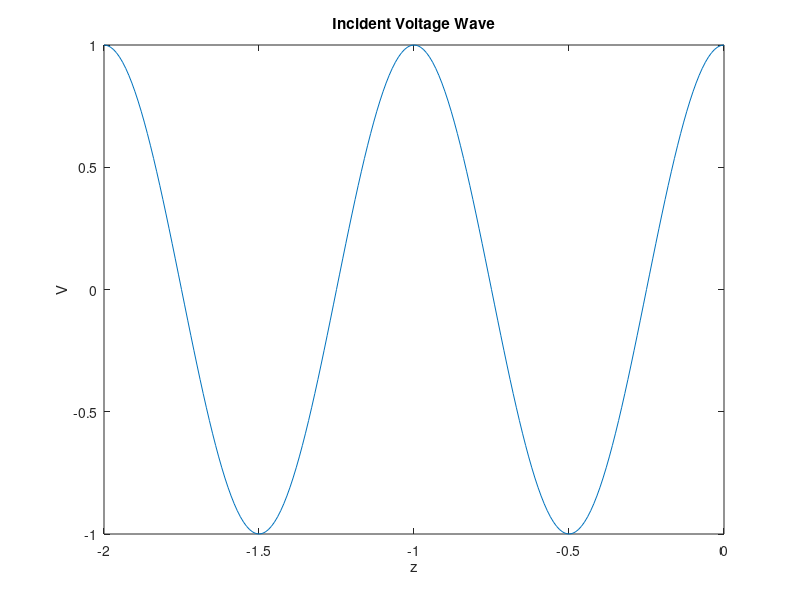
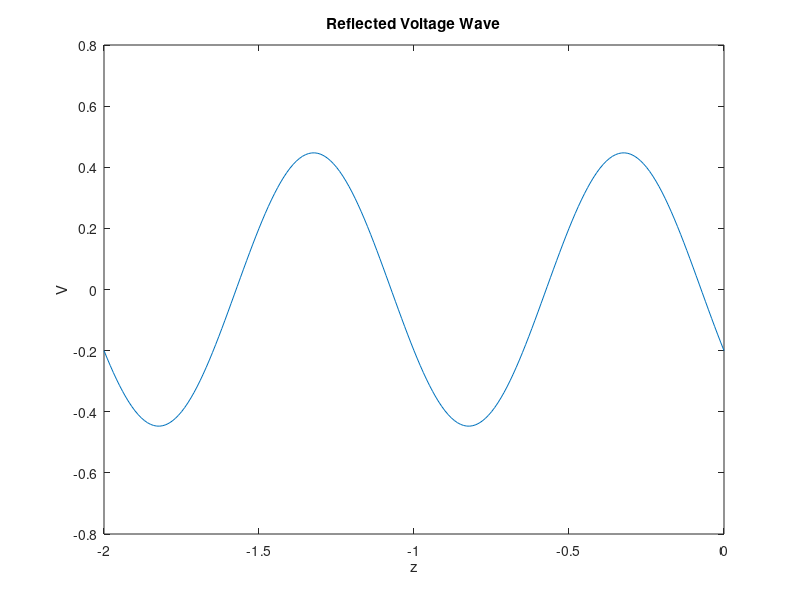
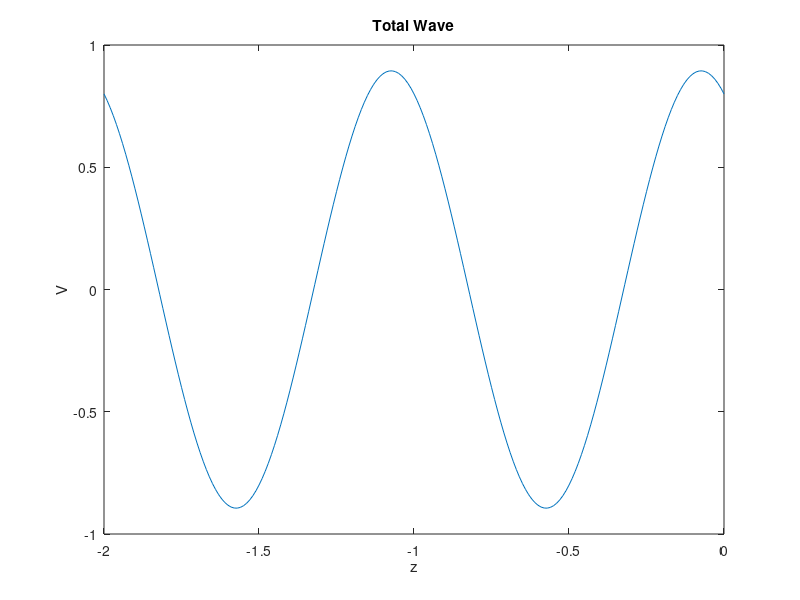

MATLAB code to generate these figures, in order:
% EECE3441 EMag Lab
% Tim Liming
% Prelab 2

f = 10E3; % Hz
w = 2*pi*f; % omega
lambda = 1; % lambda (will cancel out)
B = 2*pi/lambda; % beta

z = (-2*lambda:0.01:0); % z
t = 0; % time
Vp = 1; % V+
G = -0.2+0.4*1i; % gamma

% Incident voltage
Vi = real(Vp*exp(-1i*B*z+1i*w*t));

% Reflected voltage
Vr = real(Vp*G*exp(1i*B*z+1i*w*t));

figure(1);
plot(z,Vi);
title('Incident Voltage Wave');
xlabel('z');
ylabel('V');

figure(2);
plot(z,Vr);
title('Reflected Voltage Wave');
xlabel('z');
ylabel('V');

figure(3);
plot(z,Vi+Vr);
title('Total Wave');
xlabel('z');
ylabel('V');

